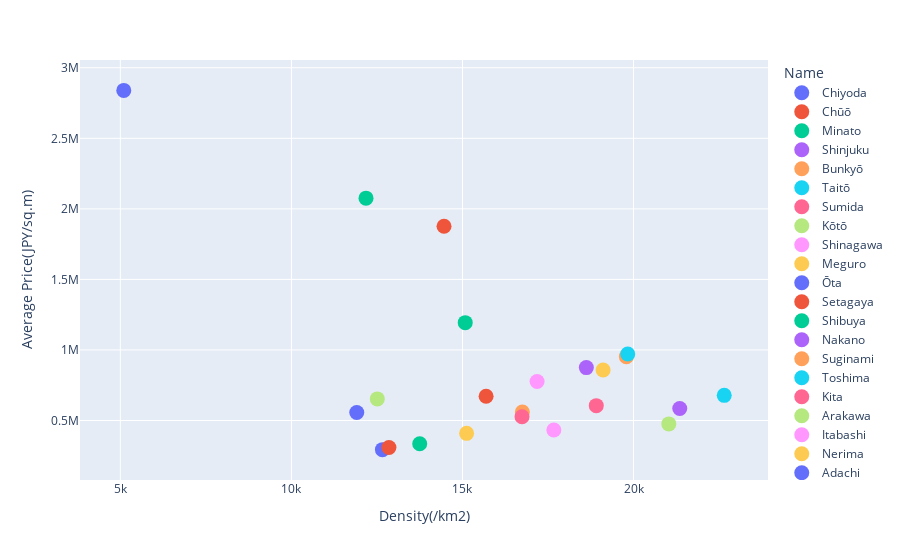

The notebook cell saved with this chart:
### Code cell
fig = go.scatter(data_frame = wards_df,
                 x = 'Density(/km2)',
                 y = 'Average Price(JPY/sq.m)',
                 color = 'Name')

fig.update_traces(marker = dict(size = 15))
fig.show()

### Figure 1 — Plotly figure (JSON) as saved in the notebook; plotly's stock layout.template omitted (floating-point values rounded to 4 significant figures)
{"data": [{"hovertemplate": "Name=Chiyoda<br>Density(/km2)=%{x}<br>Average Price(JPY/sq.m)=%{y}<extra></extra>", "legendgroup": "Chiyoda", "marker": {"color": "#636efa", "size": 15, "symbol": "circle"}, "mode": "markers", "name": "Chiyoda", "orientation": "v", "showlegend": true, "type": "scatter", "x": [5100], "xaxis": "x", "y": [2839779], "yaxis": "y"}, {"hovertemplate": "Name=Chūō<br>Density(/km2)=%{x}<br>Average Price(JPY/sq.m)=%{y}<extra></extra>", "legendgroup": "Chūō", "marker": {"color": "#EF553B", "size": 15, "symbol": "circle"}, "mode": "markers", "name": "Chūō", "orientation": "v", "showlegend": true, "type": "scatter", "x": [14460], "xaxis": "x", "y": [1876597], "yaxis": "y"}, {"hovertemplate": "Name=Minato<br>Density(/km2)=%{x}<br>Average Price(JPY/sq.m)=%{y}<extra></extra>", "legendgroup": "Minato", "marker": {"color": "#00cc96", "size": 15, "symbol": "circle"}, "mode": "markers", "name": "Minato", "orientation": "v", "showlegend": true, "type": "scatter", "x": [12180], "xaxis": "x", "y": [2075876], "yaxis": "y"}, {"hovertemplate": "Name=Shinjuku<br>Density(/km2)=%{x}<br>Average Price(JPY/sq.m)=%{y}<extra></extra>", "legendgroup": "Shinjuku", "marker": {"color": "#ab63fa", "size": 15, "symbol": "circle"}, "mode": "markers", "name": "Shinjuku", "orientation": "v", "showlegend": true, "type": "scatter", "x": [18620], "xaxis": "x", "y": [875098], "yaxis": "y"}, {"hovertemplate": "Name=Bunkyō<br>Density(/km2)=%{x}<br>Average Price(JPY/sq.m)=%{y}<extra></extra>", "legendgroup": "Bunkyō", "marker": {"color": "#FFA15A", "size": 15, "symbol": "circle"}, "mode": "markers", "name": "Bunkyō", "orientation": "v", "showlegend": true, "type": "scatter", "x": [19790], "xaxis": "x", "y": [952715], "yaxis": "y"}, {"hovertemplate": "Name=Taitō<br>Density(/km2)=%{x}<br>Average Price(JPY/sq.m)=%{y}<extra></extra>", "legendgroup": "Taitō", "marker": {"color": "#19d3f3", "size": 15, "symbol": "circle"}, "mode": "markers", "name": "Taitō", "orientation": "v", "showlegend": true, "type": "scatter", "x": [19830], "xaxis": "x", "y": [970843], "yaxis": "y"}, {"hovertemplate": "Name=Sumida<br>Density(/km2)=%{x}<br>Average Price(JPY/sq.m)=%{y}<extra></extra>", "legendgroup": "Sumida", "marker": {"color": "#FF6692", "size": 15, "symbol": "circle"}, "mode": "markers", "name": "Sumida", "orientation": "v", "showlegend": true, "type": "scatter", "x": [18910], "xaxis": "x", "y": [605382], "yaxis": "y"}, {"hovertemplate": "Name=Kōtō<br>Density(/km2)=%{x}<br>Average Price(JPY/sq.m)=%{y}<extra></extra>", "legendgroup": "Kōtō", "marker": {"color": "#B6E880", "size": 15, "symbol": "circle"}, "mode": "markers", "name": "Kōtō", "orientation": "v", "showlegend": true, "type": "scatter", "x": [12510], "xaxis": "x", "y": [653035], "yaxis": "y"}, {"hovertemplate": "Name=Shinagawa<br>Density(/km2)=%{x}<br>Average Price(JPY/sq.m)=%{y}<extra></extra>", "legendgroup": "Shinagawa", "marker": {"color": "#FF97FF", "size": 15, "symbol": "circle"}, "mode": "markers", "name": "Shinagawa", "orientation": "v", "showlegend": true, "type": "scatter", "x": [17180], "xaxis": "x", "y": [775938], "yaxis": "y"}, {"hovertemplate": "Name=Meguro<br>Density(/km2)=%{x}<br>Average Price(JPY/sq.m)=%{y}<extra></extra>", "legendgroup": "Meguro", "marker": {"color": "#FECB52", "size": 15, "symbol": "circle"}, "mode": "markers", "name": "Meguro", "orientation": "v", "showlegend": true, "type": "scatter", "x": [19110], "xaxis": "x", "y": [857665], "yaxis": "y"}, {"hovertemplate": "Name=Ōta<br>Density(/km2)=%{x}<br>Average Price(JPY/sq.m)=%{y}<extra></extra>", "legendgroup": "Ōta", "marker": {"color": "#636efa", "size": 15, "symbol": "circle"}, "mode": "markers", "name": "Ōta", "orientation": "v", "showlegend": true, "type": "scatter", "x": [11910], "xaxis": "x", "y": [556757], "yaxis": "y"}, {"hovertemplate": "Name=Setagaya<br>Density(/km2)=%{x}<br>Average Price(JPY/sq.m)=%{y}<extra></extra>", "legendgroup": "Setagaya", "marker": {"color": "#EF553B", "size": 15, "symbol": "circle"}, "mode": "markers", "name": "Setagaya", "orientation": "v", "showlegend": true, "type": "scatter", "x": [15690], "xaxis": "x", "y": [671528], "yaxis": "y"}, {"hovertemplate": "Name=Shibuya<br>Density(/km2)=%{x}<br>Average Price(JPY/sq.m)=%{y}<extra></extra>", "legendgroup": "Shibuya", "marker": {"color": "#00cc96", "size": 15, "symbol": "circle"}, "mode": "markers", "name": "Shibuya", "orientation": "v", "showlegend": true, "type": "scatter", "x": [15080], "xaxis": "x", "y": [1193412], "yaxis": "y"}, {"hovertemplate": "Name=Nakano<br>Density(/km2)=%{x}<br>Average Price(JPY/sq.m)=%{y}<extra></extra>", "legendgroup": "Nakano", "marker": {"color": "#ab63fa", "size": 15, "symbol": "circle"}, "mode": "markers", "name": "Nakano", "orientation": "v", "showlegend": true, "type": "scatter", "x": [21350], "xaxis": "x", "y": [584593], "yaxis": "y"}, {"hovertemplate": "Name=Suginami<br>Density(/km2)=%{x}<br>Average Price(JPY/sq.m)=%{y}<extra></extra>", "legendgroup": "Suginami", "marker": {"color": "#FFA15A", "size": 15, "symbol": "circle"}, "mode": "markers", "name": "Suginami", "orientation": "v", "showlegend": true, "type": "scatter", "x": [16750], "xaxis": "x", "y": [560405], "yaxis": "y"}, {"hovertemplate": "Name=Toshima<br>Density(/km2)=%{x}<br>Average Price(JPY/sq.m)=%{y}<extra></extra>", "legendgroup": "Toshima", "marker": {"color": "#19d3f3", "size": 15, "symbol": "circle"}, "mode": "markers", "name": "Toshima", "orientation": "v", "showlegend": true, "type": "scatter", "x": [22650], "xaxis": "x", "y": [678396], "yaxis": "y"}, {"hovertemplate": "Name=Kita<br>Density(/km2)=%{x}<br>Average Price(JPY/sq.m)=%{y}<extra></extra>", "legendgroup": "Kita", "marker": {"color": "#FF6692", "size": 15, "symbol": "circle"}, "mode": "markers", "name": "Kita", "orientation": "v", "showlegend": true, "type": "scatter", "x": [16740], "xaxis": "x", "y": [526373], "yaxis": "y"}, {"hovertemplate": "Name=Arakawa<br>Density(/km2)=%{x}<br>Average Price(JPY/sq.m)=%{y}<extra></extra>", "legendgroup": "Arakawa", "marker": {"color": "#B6E880", "size": 15, "symbol": "circle"}, "mode": "markers", "name": "Arakawa", "orientation": "v", "showlegend": true, "type": "scatter", "x": [21030], "xaxis": "x", "y": [475876], "yaxis": "y"}, {"hovertemplate": "Name=Itabashi<br>Density(/km2)=%{x}<br>Average Price(JPY/sq.m)=%{y}<extra></extra>", "legendgroup": "Itabashi", "marker": {"color": "#FF97FF", "size": 15, "symbol": "circle"}, "mode": "markers", "name": "Itabashi", "orientation": "v", "showlegend": true, "type": "scatter", "x": [17670], "xaxis": "x", "y": [432895], "yaxis": "y"}, {"hovertemplate": "Name=Nerima<br>Density(/km2)=%{x}<br>Average Price(JPY/sq.m)=%{y}<extra></extra>", "legendgroup": "Nerima", "marker": {"color": "#FECB52", "size": 15, "symbol": "circle"}, "mode": "markers", "name": "Nerima", "orientation": "v", "showlegend": true, "type": "scatter", "x": [15120], "xaxis": "x", "y": [408850], "yaxis": "y"}, {"hovertemplate": "Name=Adachi<br>Density(/km2)=%{x}<br>Average Price(JPY/sq.m)=%{y}<extra></extra>", "legendgroup": "Adachi", "marker": {"color": "#636efa", "size": 15, "symbol": "circle"}, "mode": "markers", "name": "Adachi", "orientation": "v", "showlegend": true, "type": "scatter", "x": [12660], "xaxis": "x", "y": [293587], "yaxis": "y"}, {"hovertemplate": "Name=Katsushika<br>Density(/km2)=%{x}<br>Average Price(JPY/sq.m)=%{y}<extra></extra>", "legendgroup": "Katsushika", "marker": {"color": "#EF553B", "size": 15, "symbol": "circle"}, "mode": "markers", "name": "Katsushika", "orientation": "v", "showlegend": true, "type": "scatter", "x": [12850], "xaxis": "x", "y": [308694], "yaxis": "y"}, {"hovertemplate": "Name=Edogawa<br>Density(/km2)=%{x}<br>Average Price(JPY/sq.m)=%{y}<extra></extra>", "legendgroup": "Edogawa", "marker": {"color": "#00cc96", "size": 15, "symbol": "circle"}, "mode": "markers", "name": "Edogawa", "orientation": "v", "showlegend": true, "type": "scatter", "x": [13750], "xaxis": "x", "y": [334899], "yaxis": "y"}, {"hovertemplate": "Name=Overall<br>Density(/km2)=%{x}<br>Average Price(JPY/sq.m)=%{y}<extra></extra>", "legendgroup": "Overall", "marker": {"color": "#ab63fa", "size": 15, "symbol": "circle"}, "mode": "markers", "name": "Overall", "orientation": "v", "showlegend": true, "type": "scatter", "x": [15146], "xaxis": "x", "y": [null], "yaxis": "y"}], "layout": {"legend": {"title": {"text": "Name"}, "tracegroupgap": 0}, "margin": {"t": 60}, "xaxis": {"anchor": "y", "domain": [0, 1], "title": {"text": "Density(/km2)"}}, "yaxis": {"anchor": "x", "domain": [0, 1], "title": {"text": "Average Price(JPY/sq.m)"}}}}
